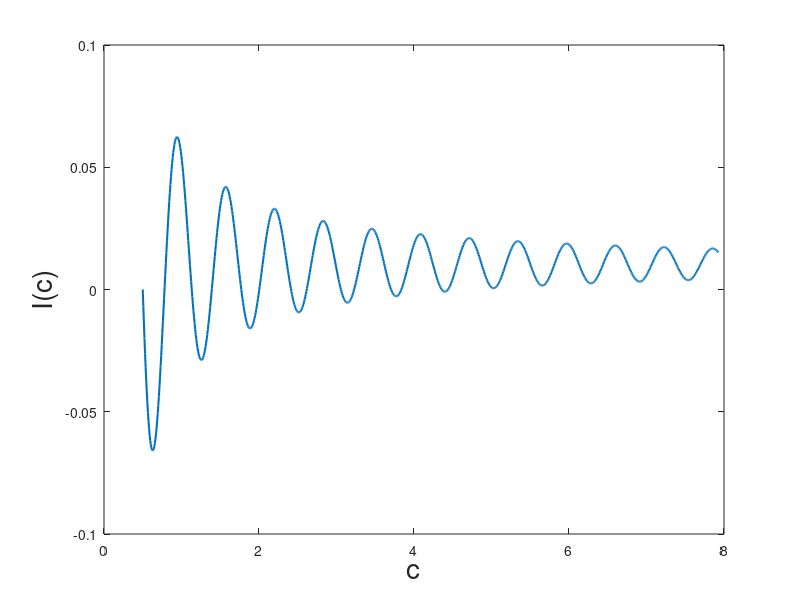

Source code (MATLAB):
clc

c = linspace(0.5,sqrt(20*pi),1000) ;
for i=1:1000
    I_c(i) = integral(@(x) sin(10.*x)./(2.*x) , 0.5 , c(i)) ;
end
plot(c,I_c,'linewidth',1.5)
xlabel('c','fontsize',20)
ylabel('I(c)','fontsize',20)